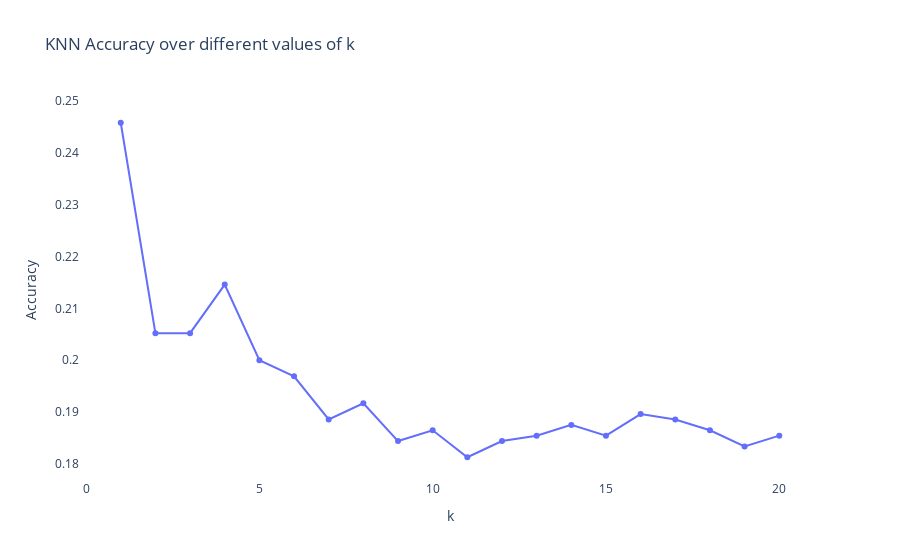

Notebook code for this chart:
### Markdown cell above
#### with hyper parameter tuning

### Code cell
# Setting up the Bag of Words model
bow = CountVectorizer()

# Testing different values of k for K-Nearest Neighbors
k_values = range(1, 21)  
accuracies = []

for k in k_values:
    knn = KNeighborsClassifier(n_neighbors=k)
    pipe = Pipeline([('bow', bow), ('knn', knn)])
    
    pipe.fit(train['sentence'], train['difficulty'])
    preds = pipe.predict(test['sentence'])
    
    accuracy = accuracy_score(test['difficulty'], preds)
    accuracies.append(accuracy)
    print(f"Accuracy for k={k}: {accuracy}")

# Plotting the accuracy for each k value
fig = go.Figure(data=go.Scatter(x=list(k_values), y=accuracies, mode='lines+markers'))
fig.update_layout(title='KNN Accuracy over different values of k',
                  xaxis_title='k',
                  yaxis_title='Accuracy',
                  plot_bgcolor='white')
fig.show()

### Figure 1 — Plotly figure (JSON) as saved in the notebook; plotly's stock layout.template omitted (floating-point values rounded to 4 significant figures)
{"data": [{"mode": "lines+markers", "type": "scatter", "x": [1, 2, 3, 4, 5, 6, 7, 8, 9, 10, 11, 12, 13, 14, 15, 16, 17, 18, 19, 20], "y": [0.2458, 0.2052, 0.2052, 0.2146, 0.2, 0.1969, 0.1885, 0.1917, 0.1844, 0.1865, 0.1812, 0.1844, 0.1854, 0.1875, 0.1854, 0.1896, 0.1885, 0.1865, 0.1833, 0.1854]}], "layout": {"plot_bgcolor": "white", "title": {"text": "KNN Accuracy over different values of k"}, "xaxis": {"title": {"text": "k"}}, "yaxis": {"title": {"text": "Accuracy"}}}}
